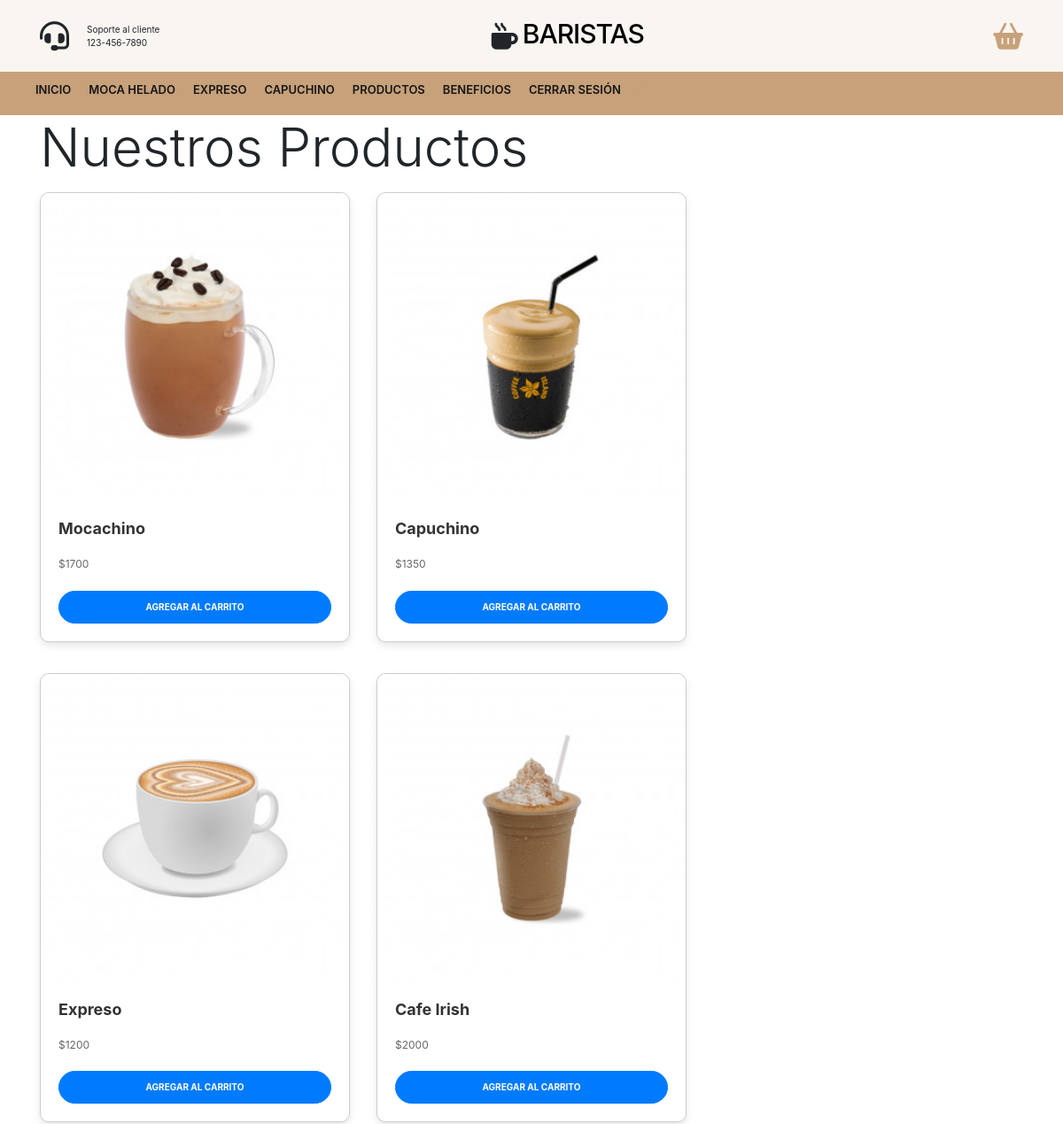
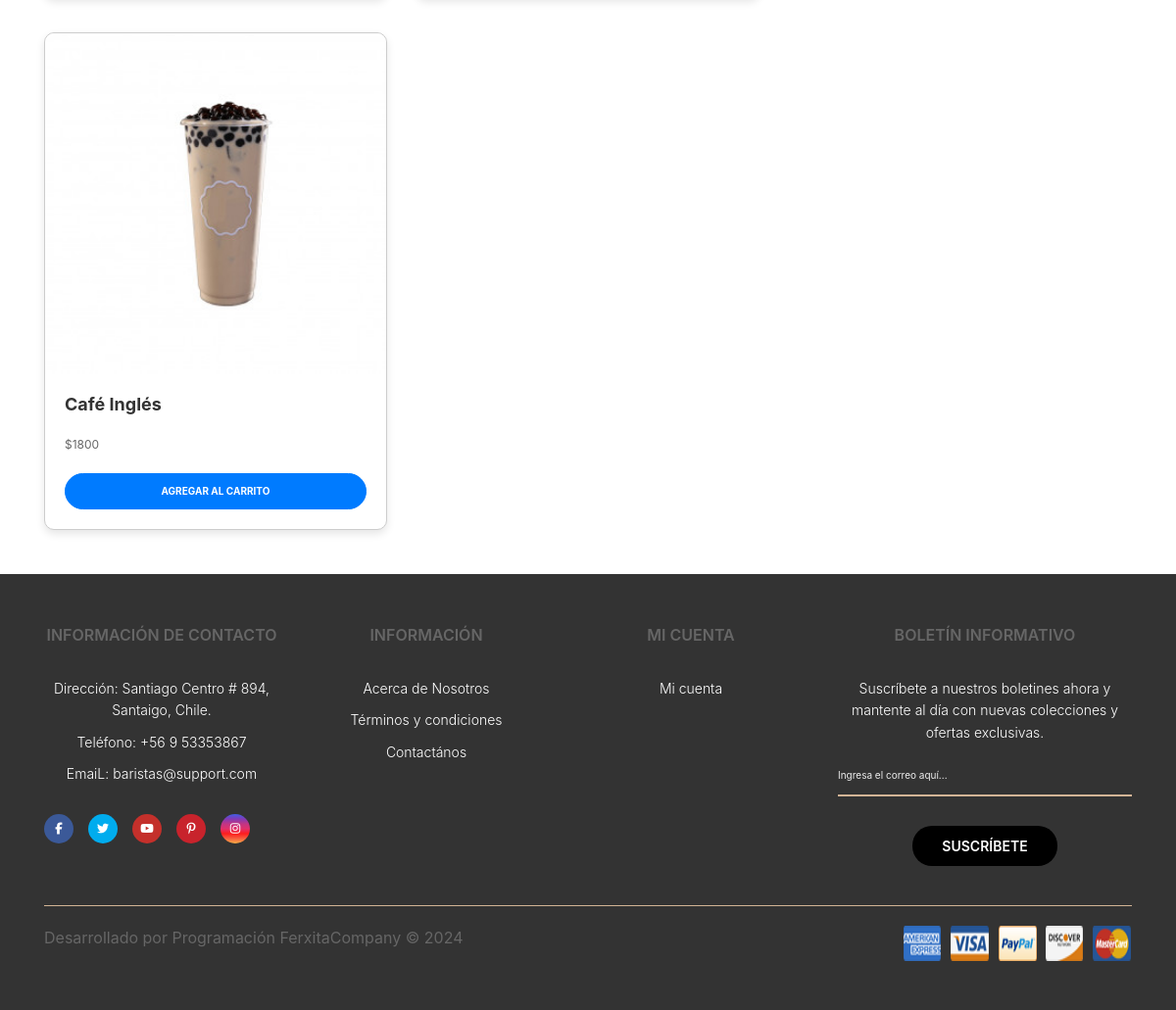
The app's page /proyecto/Tienda/ with its own data (2 pictures, top to bottom).
### proyecto/models.py (models this page shows, shortened)
class Producto(models.Model):
    nombre = models.CharField(max_length=64)
    categoria = models.CharField(max_length=32)
    precio = models.DecimalField(max_digits=10, decimal_places=0)
    imagen = models.ImageField(upload_to='productos/', default='img/default.jpg')

### proyecto/views.py (the view)
# urls.py: path('Tienda/', tienda, name="tienda"),
def tienda(request):
    productos = Producto.objects.all()
    return render(request, "proyecto/tienda.html", {'productos': productos})

### proyecto/context_processor.py (called while the page is built)
def total_carrito(request):
    total = 0
    if request.user.is_authenticated:
        if "carrito" in request.session.keys():
            for key, value in request.session["carrito"].items():
                total += int(value["acumulado"])
    return {"total_carrito": total}

### proyecto/templates/proyecto/tienda.html (shortened to what this page needs)
{% extends 'proyecto/base.html' %}
{% load static %}
{% block content %}
<div class="container">
    <div class="row">
        <div class="col-12 align-self-center">
            <h1 class="display-1">Nuestros Productos</h1>
        </div>
    </div>
    <div class="row">
        <div class="col-lg-8">
            <div class="row" style="padding: 10px 0;">
                <div class="col-12">
                    <div class="row">
                        {% for producto in productos %}
                        <div class="col-md-6 mb-4">
                            <div class="card">
                                <img src="{{ producto.imagen.url }}" class="card-img-top" alt="{{ producto.nombre }}">
                                <div class="card-body">
                                    <h5 class="card-title">{{ producto.nombre }}</h5>
                                    <p class="card-text">${{ producto.precio }}</p>
                                    <a href="{% url 'Add' producto.id %}" class="btn btn-primary btn-block">Agregar al carrito</a>
                                </div>
                            </div>
                        </div>
                        {% endfor %}
                    </div>
                </div>
            </div>
        </div>
        <div class="col-lg-4">
        </div>
    </div>
</div>
<link rel="stylesheet" href="{% static 'css/estilos.css' %}">
{% endblock %}

### proyecto/templates/proyecto/base.html (shortened to what this page needs)
{% load static %}
<!DOCTYPE html>
<html lang="en">
	<head>
		<link rel="stylesheet"  href="{% static 'css/styles.css'  %}">
		<link rel="stylesheet" href="https://stackpath.bootstrapcdn.com/bootstrap/4.5.2/css/bootstrap.min.css">
	</head>
	<body>
		<header>
			<div class="container-hero">
				<div class="container hero">
					<div class="customer-support">
						<i class="fa-solid fa-headset"></i>
						<div class="content-customer-support">
							<span class="text">Soporte al cliente</span>
							<span class="number">123-456-7890</span>
						</div>
					</div>
					<div class="container-logo">
						<i class="fa-solid fa-mug-hot"></i>
						<h1 class="logo"><a href="{% url 'home' %}">Baristas</a></h1>
					</div>
					<div class="container-user">
						<div class="content-shopping-cart">
							<a href="{% url 'carrito' %}">
								<i class="fa-solid fa-basket-shopping"></i>
							</a>
						</div>
					</div>
				</div>
			</div>
			<div class="container-navbar">
				<nav class="navbar container">
					<ul class="menu">
						<li><a href="{% url 'home' %}">Inicio</a></li>
						<li><a href="{% url 'moca' %}">Moca Helado</a></li>
						<li><a href="{% url 'expreso' %}">Expreso</a></li>
						<li><a href="{% url 'capuchino' %}">Capuchino</a></li>
						<li><a href="{% url 'tienda' %}">Productos</a></li>
						<li><a href="{% url 'beneficio' %}">Beneficios</a></li>
						<li><a href="{% url 'logout' %}" id="logout-link">Cerrar sesión</a></li>
						<li class="dropdown">
							<div class="container-user">
								{% if user.is_authenticated %}
									<a href="{% url 'profile' %}" class="username">Hola, {{ user.username }}</a>
								{% else %}
									<a href="{% url 'login_t' %}">
										<i class="fa-solid fa-user"></i>
									</a>
								{% endif %}
							</div>
						</li>
					</ul>
				</nav>
			</div>
		</header>
        {% block content %} {% endblock %}
        <footer class="footer">
			<div class="container container-footer">
				<div class="menu-footer">
					<div class="contact-info">
						<p class="title-footer">Información de Contacto</p>
						<ul>
							<li>
								Dirección: Santiago Centro # 894, Santaigo, Chile.
							</li>
							<li>Teléfono: +56 9 53353867</li>
							<li>EmaiL: baristas@support.com</li>
						</ul>
						<div class="social-icons">
							<span class="facebook">
								<i class="fa-brands fa-facebook-f"></i>
							</span>
							<span class="twitter">
								<i class="fa-brands fa-twitter"></i>
							</span>
							<span class="youtube">
								<i class="fa-brands fa-youtube"></i>
							</span>
							<span class="pinterest">
								<i class="fa-brands fa-pinterest-p"></i>
							</span>
							<span class="instagram">
								<i class="fa-brands fa-instagram"></i>
							</span>
						</div>
					</div>
					<div class="information">
						<p class="title-footer">Información</p>
						<ul>
							<li><a href="{% url 'nosotros' %}">Acerca de Nosotros</a></li>
							<li><a href="#">Términos y condiciones</a></li>
							<li><a href="#">Contactános</a></li>
						</ul>
					</div>
					<div class="my-account">
						<p class="title-footer">Mi cuenta</p>
						<ul>
							<li><a href="{% url 'login_t' %}">Mi cuenta</a></li>
						</ul>
					</div>
					<div class="newsletter">
						<p class="title-footer">Boletín informativo</p>
						<div class="content">
							<p>
								Suscríbete a nuestros boletines ahora y mantente al
								día con nuevas colecciones y ofertas exclusivas.
							</p>
							<input type="email" id="emailInput" placeholder="Ingresa el correo aquí...">
							<button onclick="subscribe()">Suscríbete</button>
						</div>
					</div>
				</div>
				<div class="copyright">
					<p>
						Desarrollado por Programación FerxitaCompany &copy; 2024
					</p>
					<img src="{% static 'img/payment.png'  %}" alt="Pagos">
				</div>
			</div>
		</footer>
	</body>
</html>

### proyecto/static/css/estilos.css (style rules this page uses)
.card { border: 1px solid #ccc; border-radius: 10px; box-shadow: 0 4px 8px rgba(0, 0, 0, 0.1); transition: transform 0.3s ease, box-shadow 0.3s ease; margin-bottom: 20px; background-color: #fff; }
.card-img-top { border-top-left-radius: 10px; border-top-right-radius: 10px; }
.card-body { padding: 20px; }
.card-title { font-size: 1.8rem; font-weight: bold; color: #333; margin-bottom: 15px; }
.card-text { font-size: 1.2rem; color: #666; margin-bottom: 20px; }
.btn { font-size: 1rem; font-weight: bold; text-transform: uppercase; padding: 10px 20px; border-radius: 30px; transition: background-color 0.3s ease, border-color 0.3s ease, color 0.3s ease; }
.btn-primary { background-color: #007bff; border-color: #007bff; color: #fff; }
.btn-block { width: 100%; }
.row .btn { margin-top: 5px; }

### records on screen
Producto: imagen (picture), nombre "Mocachino", precio "1700"
Producto: imagen (picture), nombre "Capuchino", precio "1350"
Producto: imagen (picture), nombre "Expreso", precio "1200"
Producto: imagen (picture), nombre "Cafe Irish", precio "2000"
Producto: imagen (picture), nombre "Café Inglés", precio "1800"
